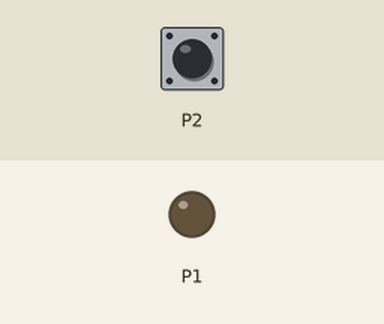
The program below on a simulated BBC micro:bit running MicroPython. Shown: output pins drawn as LEDs (lit = HIGH). Inputs (shaded band) come from the test bench; at power-on: P2 LOW.

Above: at 1.2 s.
1.3 s: P2 pulled HIGH for 0.15 s
At 1.37 s:
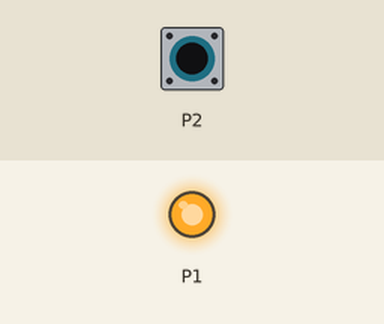
2.9 s: P2 pulled HIGH for 3.2 s
At 7.4 s:
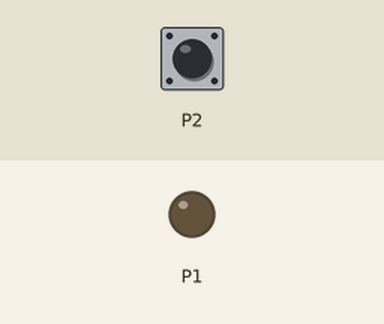
Timing chart, 0 to 8.9 s (numbered marks = the images above; inputs shaded):
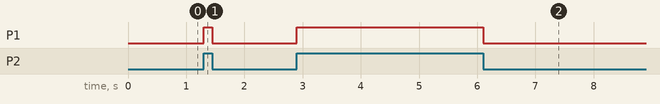

Measured:
- after the input at 1.3 s, P1: LOW → HIGH at once, → LOW 0.15 s later
- after the input at 2.9 s, P1: LOW → HIGH at once, → LOW 3.2 s later

The program:

pir-buzzer.py
```python
'''
Example: Detecting motion with PIR sensor and buzzer connected to micro:bit
By: Meqdad Darwish
'''
# Note: PIR sensor is connected to pin2.
# Note: Buzzer is connected to pin1.

from microbit import *

while True:
    motion = pin2.read_digital()
    if motion == 1:
        pin1.write_digital(1)
    else:
        pin1.write_digital(0)
```
